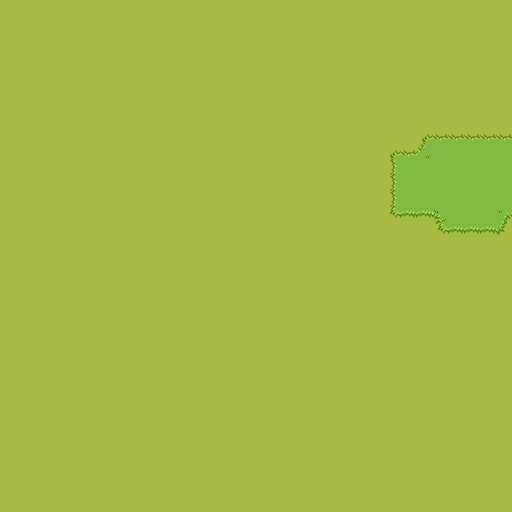

Rendered tile map (Tiled .tmx) drawn with the repository's tilesets; below, a short description and the full map source, tile grids included:
An orthogonal 32x32 tile map with 16x16 px tiles, 2 tile layers (Grass Normal, Grass Green).

<map version="1.2" tiledversion="1.2.3" orientation="orthogonal" renderorder="right-down" width="32" height="32" tilewidth="16" tileheight="16" infinite="0" nextlayerid="6" nextobjectid="1">
 <tileset firstgid="1" name="Grass tileset" tilewidth="16" tileheight="16" tilecount="256" columns="16">
  <image source="grass_tileset_16x16.png" width="256" height="256" />
  <terraintypes>
   <terrain name="Grass Bright" tile="2" />
   <terrain name="Grass Normal" tile="50" />
   <terrain name="Grass Dark" tile="98" />
  </terraintypes>
  <tile id="0" terrain="0,0,0,0" />
  <tile id="1" terrain="0,0,0," />
  <tile id="2" terrain="0,0,," />
  <tile id="3" terrain="0,0,,0" />
  <tile id="4" terrain=",,,0" />
  <tile id="5" terrain=",,0," />
  <tile id="16" terrain="0,0,0,0" />
  <tile id="17" terrain="0,,0," />
  <tile id="19" terrain=",0,,0" />
  <tile id="20" terrain=",0,," />
  <tile id="21" terrain="0,,," />
  <tile id="33" terrain="0,,0,0" />
  <tile id="34" terrain=",,0,0" />
  <tile id="35" terrain=",0,0,0" />
  <tile id="48" terrain="1,1,1,1" />
  <tile id="49" terrain="1,1,1," />
  <tile id="50" terrain="1,1,," />
  <tile id="51" terrain="1,1,,1" />
  <tile id="52" terrain=",,,1" />
  <tile id="53" terrain=",,1," />
  <tile id="64" terrain="1,1,1,1" />
  <tile id="65" terrain="1,,1," />
  <tile id="67" terrain=",1,,1" />
  <tile id="68" terrain=",1,," />
  <tile id="69" terrain="1,,," />
  <tile id="81" terrain="1,,1,1" />
  <tile id="82" terrain=",,1,1" />
  <tile id="83" terrain=",1,1,1" />
  <tile id="96" terrain="2,2,2,2" />
  <tile id="97" terrain="2,2,2," />
  <tile id="98" terrain="2,2,," />
  <tile id="99" terrain="2,2,,2" />
  <tile id="100" terrain=",,,2" />
  <tile id="101" terrain=",,2," />
  <tile id="112" terrain="2,2,2,2" />
  <tile id="113" terrain="2,,2," />
  <tile id="115" terrain=",2,,2" />
  <tile id="116" terrain=",2,," />
  <tile id="117" terrain="2,,," />
  <tile id="129" terrain="2,,2,2" />
  <tile id="130" terrain=",,2,2" />
  <tile id="131" terrain=",2,2,2" />
 </tileset>
 <layer id="2" name="Grass Normal" width="32" height="32" locked="1">
  <data encoding="csv">
1,1,1,1,1,1,1,1,1,1,1,1,1,1,1,1,1,1,1,1,1,1,1,1,1,1,1,1,1,1,1,1,
1,1,1,1,1,1,1,1,1,1,1,1,1,1,1,1,1,1,1,1,1,1,1,1,1,1,1,1,1,1,1,1,
1,1,1,1,1,1,1,1,1,1,1,1,1,1,1,1,1,1,1,1,1,1,1,1,1,1,1,1,1,1,1,1,
1,1,1,1,1,1,1,1,1,1,1,1,1,1,1,1,1,1,1,1,1,1,1,1,1,1,1,1,1,1,1,1,
1,1,1,1,1,1,1,1,1,1,1,1,1,1,1,1,1,1,1,1,1,1,1,1,1,1,1,1,1,1,1,1,
1,1,1,1,1,1,1,1,1,1,1,1,1,1,1,1,1,1,1,1,1,1,1,1,1,1,1,1,1,1,1,1,
1,1,1,1,1,1,1,1,1,1,1,1,1,1,1,1,1,1,1,1,1,1,1,1,1,1,1,1,1,1,1,1,
1,1,1,1,1,1,1,1,1,1,1,1,1,1,1,1,1,1,1,1,1,1,1,1,1,1,1,1,1,1,1,1,
1,1,1,1,1,1,1,1,1,1,1,1,1,1,1,1,1,1,1,1,1,1,1,1,1,1,1,1,1,1,1,1,
1,1,1,1,1,1,1,1,1,1,1,1,1,1,1,1,1,1,1,1,1,1,1,1,1,1,1,1,1,1,1,1,
1,1,1,1,1,1,1,1,1,1,1,1,1,1,1,1,1,1,1,1,1,1,1,1,1,1,1,1,1,1,1,1,
1,1,1,1,1,1,1,1,1,1,1,1,1,1,1,1,1,1,1,1,1,1,1,1,1,1,1,1,1,1,1,1,
1,1,1,1,1,1,1,1,1,1,1,1,1,1,1,1,1,1,1,1,1,1,1,1,1,1,1,1,1,1,1,1,
1,1,1,1,1,1,1,1,1,1,1,1,1,1,1,1,1,1,1,1,1,1,1,1,1,1,1,1,1,1,1,1,
1,1,1,1,1,1,1,1,1,1,1,1,1,1,1,1,1,1,1,1,1,1,1,1,1,1,1,1,1,1,1,1,
1,1,1,1,1,1,1,1,1,1,1,1,1,1,1,1,1,1,1,1,1,1,1,1,1,1,1,1,1,1,1,1,
1,1,1,1,1,1,1,1,1,1,1,1,1,1,1,1,1,1,1,1,1,1,1,1,1,1,1,1,1,1,1,1,
1,1,1,1,1,1,1,1,1,1,1,1,1,1,1,1,1,1,1,1,1,1,1,1,1,1,1,1,1,1,1,1,
1,1,1,1,1,1,1,1,1,1,1,1,1,1,1,1,1,1,1,1,1,1,1,1,1,1,1,1,1,1,1,1,
1,1,1,1,1,1,1,1,1,1,1,1,1,1,1,1,1,1,1,1,1,1,1,1,1,1,1,1,1,1,1,1,
1,1,1,1,1,1,1,1,1,1,1,1,1,1,1,1,1,1,1,1,1,1,1,1,1,1,1,1,1,1,1,1,
1,1,1,1,1,1,1,1,1,1,1,1,1,1,1,1,1,1,1,1,1,1,1,1,1,1,1,1,1,1,1,1,
1,1,1,1,1,1,1,1,1,1,1,1,1,1,1,1,1,1,1,1,1,1,1,1,1,1,1,1,1,1,1,1,
1,1,1,1,1,1,1,1,1,1,1,1,1,1,1,1,1,1,1,1,1,1,1,1,1,1,1,1,1,1,1,1,
1,1,1,1,1,1,1,1,1,1,1,1,1,1,1,1,1,1,1,1,1,1,1,1,1,1,1,1,1,1,1,1,
1,1,1,1,1,1,1,1,1,1,1,1,1,1,1,1,1,1,1,1,1,1,1,1,1,1,1,1,1,1,1,1,
1,1,1,1,1,1,1,1,1,1,1,1,1,1,1,1,1,1,1,1,1,1,1,1,1,1,1,1,1,1,1,1,
1,1,1,1,1,1,1,1,1,1,1,1,1,1,1,1,1,1,1,1,1,1,1,1,1,1,1,1,1,1,1,1,
1,1,1,1,1,1,1,1,1,1,1,1,1,1,1,1,1,1,1,1,1,1,1,1,1,1,1,1,1,1,1,1,
1,1,1,1,1,1,1,1,1,1,1,1,1,1,1,1,1,1,1,1,1,1,1,1,1,1,1,1,1,1,1,1,
1,1,1,1,1,1,1,1,1,1,1,1,1,1,1,1,1,1,1,1,1,1,1,1,1,1,1,1,1,1,1,1,
1,1,1,1,1,1,1,1,1,1,1,1,1,1,1,1,1,1,1,1,1,1,1,1,1,1,1,1,1,1,1,1
</data>
 </layer>
 <layer id="5" name="Grass Green" width="32" height="32">
  <data encoding="csv">
0,0,0,0,0,0,0,0,0,0,0,0,0,0,0,0,0,0,0,0,0,0,0,0,0,0,0,0,0,0,0,0,
0,0,0,0,0,0,0,0,0,0,0,0,0,0,0,0,0,0,0,0,0,0,0,0,0,0,0,0,0,0,0,0,
0,0,0,0,0,0,0,0,0,0,0,0,0,0,0,0,0,0,0,0,0,0,0,0,0,0,0,0,0,0,0,0,
0,0,0,0,0,0,0,0,0,0,0,0,0,0,0,0,0,0,0,0,0,0,0,0,0,0,0,0,0,0,0,0,
0,0,0,0,0,0,0,0,0,0,0,0,0,0,0,0,0,0,0,0,0,0,0,0,0,0,0,0,0,0,0,0,
0,0,0,0,0,0,0,0,0,0,0,0,0,0,0,0,0,0,0,0,0,0,0,0,0,0,0,0,0,0,0,0,
0,0,0,0,0,0,0,0,0,0,0,0,0,0,0,0,0,0,0,0,0,0,0,0,0,0,0,0,0,0,0,0,
0,0,0,0,0,0,0,0,0,0,0,0,0,0,0,0,0,0,0,0,0,0,0,0,0,0,0,0,0,0,0,0,
0,0,0,0,0,0,0,0,0,0,0,0,0,0,0,0,0,0,0,0,0,0,0,0,0,0,53,83,83,83,83,83,
0,0,0,0,0,0,0,0,0,0,0,0,0,0,0,0,0,0,0,0,0,0,0,0,53,83,84,49,49,49,49,49,
0,0,0,0,0,0,0,0,0,0,0,0,0,0,0,0,0,0,0,0,0,0,0,0,68,49,49,49,49,49,49,49,
0,0,0,0,0,0,0,0,0,0,0,0,0,0,0,0,0,0,0,0,0,0,0,0,68,49,49,49,49,49,49,49,
0,0,0,0,0,0,0,0,0,0,0,0,0,0,0,0,0,0,0,0,0,0,0,0,68,49,49,49,49,49,49,49,
0,0,0,0,0,0,0,0,0,0,0,0,0,0,0,0,0,0,0,0,0,0,0,0,69,51,51,52,49,49,49,50,
0,0,0,0,0,0,0,0,0,0,0,0,0,0,0,0,0,0,0,0,0,0,0,0,0,0,0,69,51,51,51,70,
0,0,0,0,0,0,0,0,0,0,0,0,0,0,0,0,0,0,0,0,0,0,0,0,0,0,0,0,0,0,0,0,
0,0,0,0,0,0,0,0,0,0,0,0,0,0,0,0,0,0,0,0,0,0,0,0,0,0,0,0,0,0,0,0,
0,0,0,0,0,0,0,0,0,0,0,0,0,0,0,0,0,0,0,0,0,0,0,0,0,0,0,0,0,0,0,0,
0,0,0,0,0,0,0,0,0,0,0,0,0,0,0,0,0,0,0,0,0,0,0,0,0,0,0,0,0,0,0,0,
0,0,0,0,0,0,0,0,0,0,0,0,0,0,0,0,0,0,0,0,0,0,0,0,0,0,0,0,0,0,0,0,
0,0,0,0,0,0,0,0,0,0,0,0,0,0,0,0,0,0,0,0,0,0,0,0,0,0,0,0,0,0,0,0,
0,0,0,0,0,0,0,0,0,0,0,0,0,0,0,0,0,0,0,0,0,0,0,0,0,0,0,0,0,0,0,0,
0,0,0,0,0,0,0,0,0,0,0,0,0,0,0,0,0,0,0,0,0,0,0,0,0,0,0,0,0,0,0,0,
0,0,0,0,0,0,0,0,0,0,0,0,0,0,0,0,0,0,0,0,0,0,0,0,0,0,0,0,0,0,0,0,
0,0,0,0,0,0,0,0,0,0,0,0,0,0,0,0,0,0,0,0,0,0,0,0,0,0,0,0,0,0,0,0,
0,0,0,0,0,0,0,0,0,0,0,0,0,0,0,0,0,0,0,0,0,0,0,0,0,0,0,0,0,0,0,0,
0,0,0,0,0,0,0,0,0,0,0,0,0,0,0,0,0,0,0,0,0,0,0,0,0,0,0,0,0,0,0,0,
0,0,0,0,0,0,0,0,0,0,0,0,0,0,0,0,0,0,0,0,0,0,0,0,0,0,0,0,0,0,0,0,
0,0,0,0,0,0,0,0,0,0,0,0,0,0,0,0,0,0,0,0,0,0,0,0,0,0,0,0,0,0,0,0,
0,0,0,0,0,0,0,0,0,0,0,0,0,0,0,0,0,0,0,0,0,0,0,0,0,0,0,0,0,0,0,0,
0,0,0,0,0,0,0,0,0,0,0,0,0,0,0,0,0,0,0,0,0,0,0,0,0,0,0,0,0,0,0,0,
0,0,0,0,0,0,0,0,0,0,0,0,0,0,0,0,0,0,0,0,0,0,0,0,0,0,0,0,0,0,0,0
</data>
 </layer>
</map>
